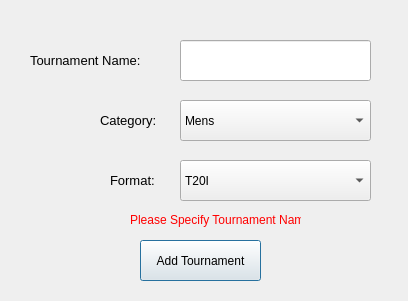
<?xml version="1.0" encoding="UTF-8"?>
<ui version="4.0">
 <class>Dialog</class>
 <widget class="QDialog" name="Dialog">
  <property name="geometry">
   <rect>
    <x>0</x>
    <y>0</y>
    <width>408</width>
    <height>301</height>
   </rect>
  </property>
  <property name="windowTitle">
   <string>Dialog</string>
  </property>
  <widget class="QLineEdit" name="Tournament_Entry">
   <property name="geometry">
    <rect>
     <x>180</x>
     <y>40</y>
     <width>191</width>
     <height>41</height>
    </rect>
   </property>
  </widget>
  <widget class="QLabel" name="Tournament_Label">
   <property name="geometry">
    <rect>
     <x>30</x>
     <y>50</y>
     <width>151</width>
     <height>21</height>
    </rect>
   </property>
   <property name="font">
    <font>
     <pointsize>10</pointsize>
    </font>
   </property>
   <property name="text">
    <string>Tournament Name:</string>
   </property>
  </widget>
  <widget class="QPushButton" name="Add_Tournament_Button">
   <property name="geometry">
    <rect>
     <x>140</x>
     <y>240</y>
     <width>121</width>
     <height>41</height>
    </rect>
   </property>
   <property name="text">
    <string>Add Tournament</string>
   </property>
  </widget>
  <widget class="QComboBox" name="Format_ComboBox">
   <property name="geometry">
    <rect>
     <x>180</x>
     <y>160</y>
     <width>191</width>
     <height>41</height>
    </rect>
   </property>
   <item>
    <property name="text">
     <string>T20I</string>
    </property>
   </item>
   <item>
    <property name="text">
     <string>ODI</string>
    </property>
   </item>
   <item>
    <property name="text">
     <string>Test</string>
    </property>
   </item>
  </widget>
  <widget class="QLabel" name="Format_Label">
   <property name="geometry">
    <rect>
     <x>110</x>
     <y>170</y>
     <width>71</width>
     <height>21</height>
    </rect>
   </property>
   <property name="font">
    <font>
     <pointsize>10</pointsize>
    </font>
   </property>
   <property name="text">
    <string>Format:</string>
   </property>
  </widget>
  <widget class="QComboBox" name="Category_ComboBox">
   <property name="geometry">
    <rect>
     <x>180</x>
     <y>100</y>
     <width>191</width>
     <height>41</height>
    </rect>
   </property>
   <item>
    <property name="text">
     <string>Mens</string>
    </property>
   </item>
   <item>
    <property name="text">
     <string>Womens</string>
    </property>
   </item>
  </widget>
  <widget class="QLabel" name="Category_Label">
   <property name="geometry">
    <rect>
     <x>100</x>
     <y>110</y>
     <width>71</width>
     <height>21</height>
    </rect>
   </property>
   <property name="font">
    <font>
     <pointsize>10</pointsize>
    </font>
   </property>
   <property name="text">
    <string>Category:</string>
   </property>
  </widget>
  <widget class="QLabel" name="Error_Label">
   <property name="geometry">
    <rect>
     <x>130</x>
     <y>210</y>
     <width>171</width>
     <height>20</height>
    </rect>
   </property>
   <property name="styleSheet">
    <string notr="true">color: #f00;</string>
   </property>
   <property name="text">
    <string>Please Specify Tournament Name</string>
   </property>
  </widget>
 </widget>
 <resources/>
 <connections/>
</ui>
